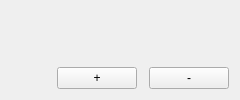
        <widget class="QWidget" name="tab_6">
         <attribute name="title">
          <string>Snippets</string>
         </attribute>
         <layout class="QGridLayout" name="gridLayout_3">
          <item row="1" column="1">
           <widget class="QPushButton" name="addSnippet">
            <property name="text">
             <string>+</string>
            </property>
           </widget>
          </item>
          <item row="1" column="3">
           <widget class="QPushButton" name="removeSnippet">
            <property name="text">
             <string>-</string>
            </property>
           </widget>
          </item>
          <item row="0" column="0" colspan="4">
           <widget class="SnippetsManager" name="snippetsListWidget" native="true">
            <property name="dragEnabled" stdset="0">
             <bool>true</bool>
            </property>
            <property name="alternatingRowColors" stdset="0">
             <bool>true</bool>
            </property>
            <property name="sortingEnabled" stdset="0">
             <bool>true</bool>
            </property>
           </widget>
          </item>
          <item row="1" column="0">
           <spacer name="horizontalSpacer_3">
            <property name="orientation">
             <enum>Qt::Horizontal</enum>
            </property>
            <property name="sizeHint" stdset="0">
             <size>
              <width>40</width>
              <height>20</height>
             </size>
            </property>
           </spacer>
          </item>
         </layout>
        </widget>
